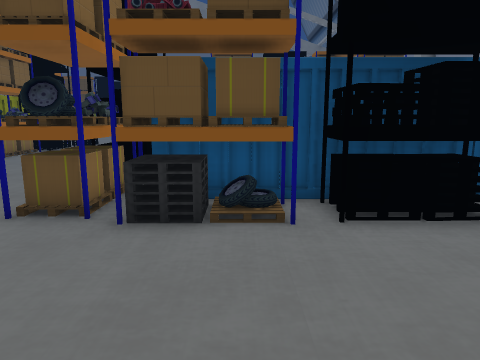
View 1 (above)

16 first-person views from a walk through a Unity game level. The camera is 1.5 m above the floor, tilts 10° down and sees 70° across. The floor is counted in squares, 1 m on a side. Each view is taken from the middle of a square. On the plan, view 1 faces up. The plan holds only what a view shows up to about 16 squares ahead; the rest is blank. The place goes on beyond the plan. The player is left out. Some animated figures are not drawn. Some surface patterns are stand-ins.

View 2
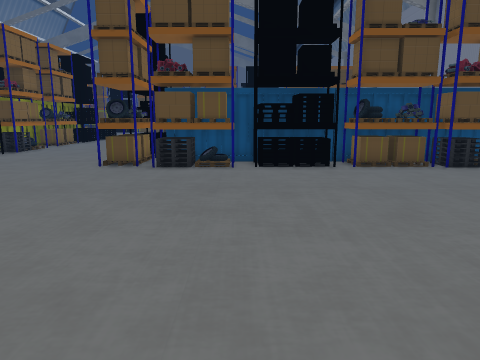

View 3
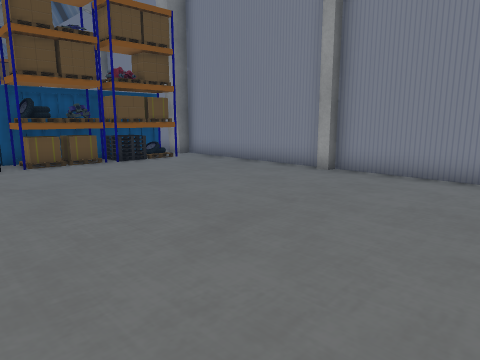

View 4
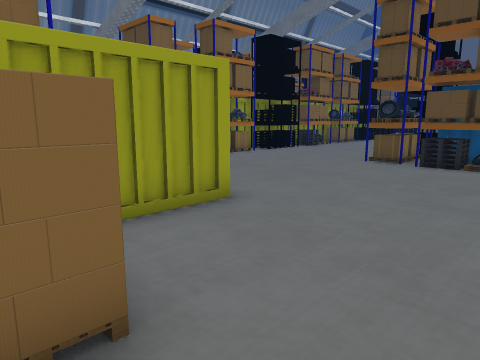

View 5
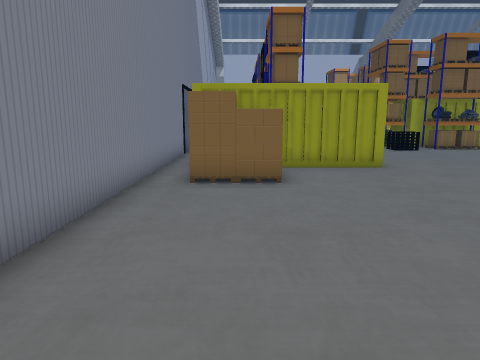

View 6
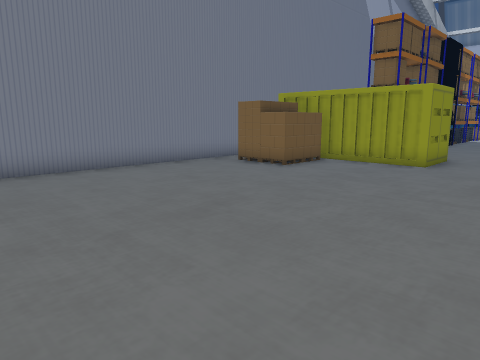

View 7
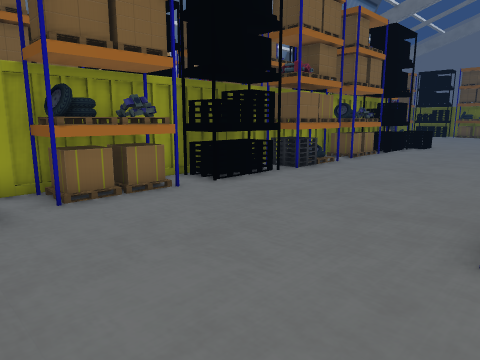

View 8
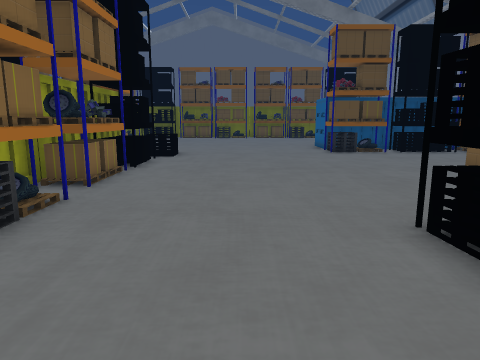

View 9
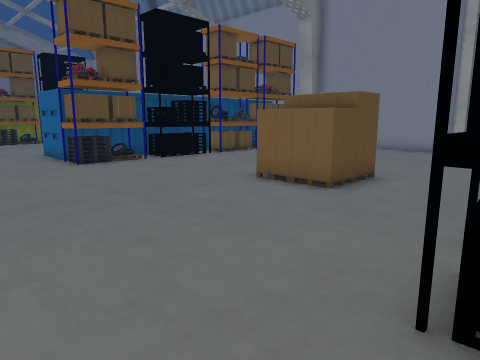

View 10
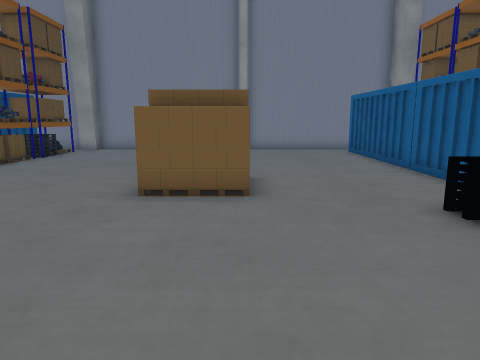

View 11
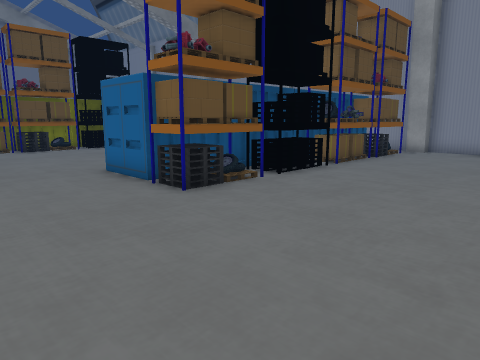

View 12
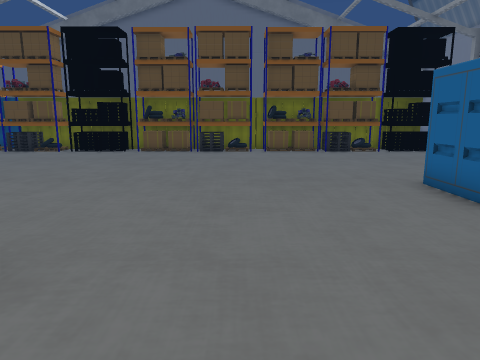

View 13
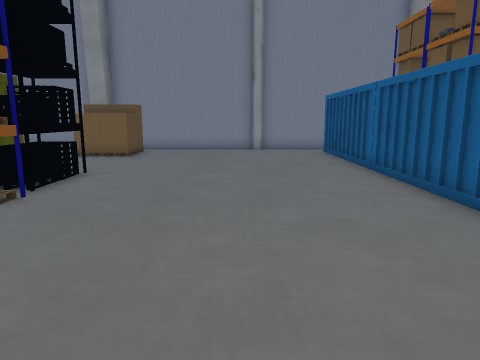

View 14
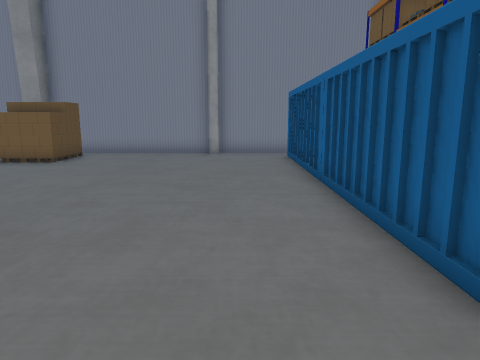

View 15
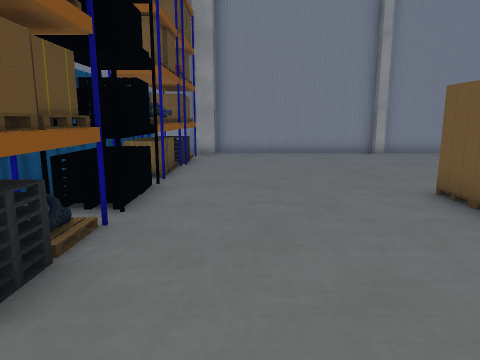

View 16
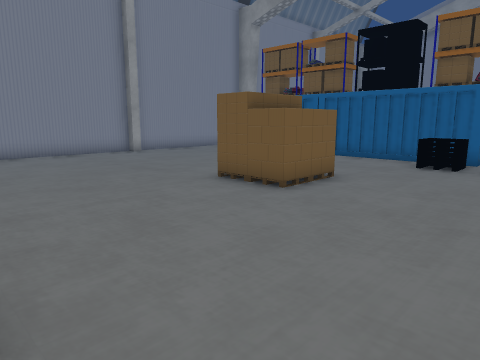

### Floor plan
Key: @ floor where view 1 was taken; # wall or solid block; . floor; O other object.
Columns run from 13 left of view 1 to 12 right of it. Each row starts with its distance up from view 1.
 34 OO.OOOOO...OOO.OO........#
 33 .........................#
 32 .........................#
 31 .........................#
 30 .........................#
 29 .........................#
 28 .........................#
 27  ........................#
 26  ..........OOOOOOOOOOOOO.#
 25   .........O             #
 24   .........OOOOOOOOOOOOO #
 23    ........OOOOOOOOOOOOO #
 22     .......OOOOOOOOOOOOO##
 21 OOOOO...................##
 20   OOO....................#
 19   OOO....................#
 18   OOO....................#
 17   OOO....................#
 16   OO..........OOO........#
 15   OO..........OO ........#
 14   OO..........OOO........#
 13   O......................#
 12   OOO....................#
 11   OOO.....O..............#
 10   OOO.....OOOO..........
  9   OO......OOOOOOOOOOOOOO
  8   OO......O
  7   OO......OOOOOOOOOOOOOO
  6   O.......OOOOOOOOOOOOOO##
  5   OO......OOOOOOOOOOOOOO.#
  4   OO.....................#
  3   OO.....................#
  2   O  ....................#
  1 OOO  ....................#
  0      ........@...........#
 -1       ..................##
 -2     ....................##
 -3     ....OOO..............#
 -4           O..............#
 -5    OOOOO  O..............#
 -6           OOOO..........
 -7           OOOO........
 -8           O  O.......
 -9       ...............
-10      ################

Positions as (right, up) in squares from view 1, and headings:
1: (0, 0), facing up
2: (1, -6), facing up
3: (2, -7), facing up-right
4: (2, -7), facing up-left
5: (8, -7), facing left
6: (9, 1), facing down-left
7: (-3, 1), facing up-left
8: (-6, 6), facing up
9: (-6, 10), facing up-right
10: (-6, 14), facing right
11: (-6, 16), facing up-right
12: (-6, 18), facing up
13: (-6, 30), facing right
14: (-4, 28), facing right
15: (-4, 20), facing right
16: (-4, 22), facing down-right
